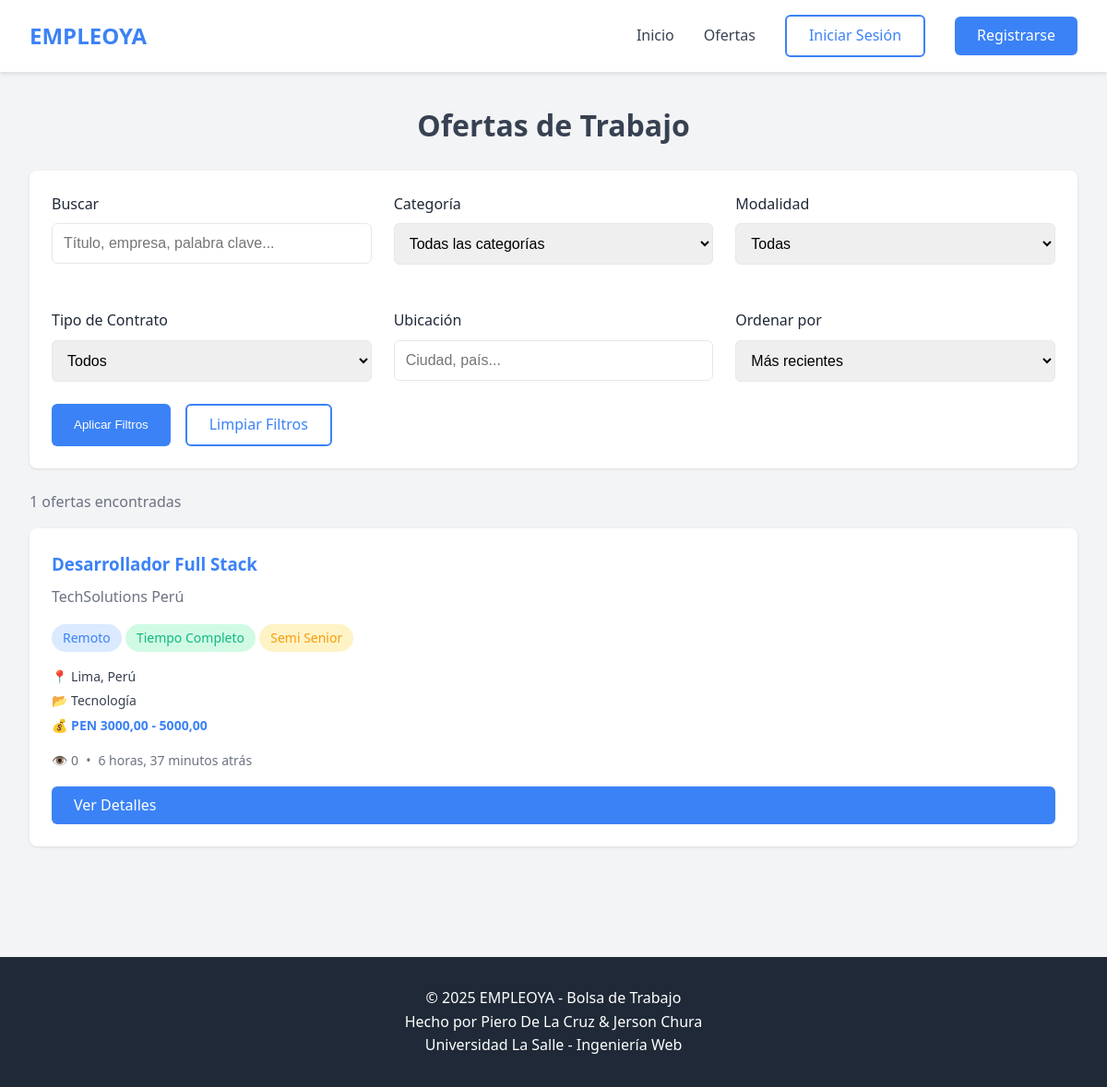
Screenshot of /ofertas/ with the database file from the repository.
### MyWebApps/models.py (models this page shows, shortened)
class OfertaTrabajo(models.Model):
    MODALIDAD_CHOICES = [
        ('presencial', 'Presencial'),
        ('remoto', 'Remoto'),
        ('hibrido', 'Híbrido'),
    ]
    TIPO_CONTRATO_CHOICES = [
        ('tiempo_completo', 'Tiempo Completo'),
        ('medio_tiempo', 'Medio Tiempo'),
        ('por_proyecto', 'Por Proyecto'),
        ('freelance', 'Freelance'),
        ('practicas', 'Prácticas'),
        ('temporal', 'Temporal'),
    ]
    NIVEL_EXPERIENCIA_CHOICES = [
        ('sin_experiencia', 'Sin Experiencia'),
        ('junior', 'Junior'),
        ('semi_senior', 'Semi Senior'),
        ('senior', 'Senior'),
        ('lead', 'Lead/Experto'),
    ]
    ESTADO_CHOICES = [
        ('borrador', 'Borrador'),
        ('pendiente_aprobacion', 'Pendiente de Aprobación'),
        ('activa', 'Activa'),
        ('pausada', 'Pausada'),
        ('expirada', 'Expirada'),
        ('cerrada', 'Cerrada'),
    ]
    empresa = models.ForeignKey(
        Empresa,
        on_delete=models.CASCADE,
        related_name='ofertas',
        verbose_name='Empresa'
    )
    categoria = models.ForeignKey(
        Categoria,
        on_delete=models.SET_NULL,
        null=True,
        related_name='ofertas',
        verbose_name='Categoría'
    )
    titulo = models.CharField(max_length=200, verbose_name='Título')
    descripcion = models.TextField(verbose_name='Descripción')
    requisitos = models.TextField(blank=True, null=True, verbose_name='Requisitos')
    responsabilidades = models.TextField(blank=True, null=True, verbose_name='Responsabilidades')
    beneficios = models.TextField(blank=True, null=True, verbose_name='Beneficios')
    salario_min = models.DecimalField(
        max_digits=10,
        decimal_places=2,
        blank=True,
        null=True,
        verbose_name='Salario Mínimo'
    )
    salario_max = models.DecimalField(
        max_digits=10,
        decimal_places=2,
        blank=True,
        null=True,
        verbose_name='Salario Máximo'
    )
    moneda = models.CharField(max_length=3, default='PEN', verbose_name='Moneda')
    ubicacion = models.CharField(max_length=200, blank=True, null=True, verbose_name='Ubicación')
    modalidad = models.CharField(
        max_length=20,
        choices=MODALIDAD_CHOICES,
        verbose_name='Modalidad'
    )
    tipo_contrato = models.CharField(
        max_length=20,
        choices=TIPO_CONTRATO_CHOICES,
        verbose_name='Tipo de Contrato'
    )
    nivel_experiencia = models.CharField(
        max_length=20,
        choices=NIVEL_EXPERIENCIA_CHOICES,
        verbose_name='Nivel de Experiencia Requerido'
    )
    vacantes_disponibles = models.IntegerField(
        default=1,
        validators=[MinValueValidator(1)],
        verbose_name='Vacantes Disponibles'
    )
    fecha_publicacion = models.DateTimeField(blank=True, null=True, verbose_name='Fecha de Publicación')
    fecha_expiracion = models.DateTimeField(blank=True, null=True, verbose_name='Fecha de Expiración')
    fecha_inicio_deseada = models.DateField(blank=True, null=True, verbose_name='Fecha de Inicio Deseada')
    estado = models.CharField(
        max_length=30,
        choices=ESTADO_CHOICES,
        default='borrador',
        verbose_name='Estado'
    )
    aprobada_admin = models.BooleanField(default=False, verbose_name='Aprobada por Admin')
    fecha_aprobacion = models.DateTimeField(blank=True, null=True, verbose_name='Fecha de Aprobación')
    vistas = models.IntegerField(default=0, verbose_name='Número de Vistas')
    fecha_creacion = models.DateTimeField(auto_now_add=True, verbose_name='Fecha de Creación')
    fecha_actualizacion = models.DateTimeField(auto_now=True, verbose_name='Última Actualización')
    class Meta:
        db_table = 'oferta_trabajo'
        verbose_name = 'Oferta de Trabajo'
        verbose_name_plural = 'Ofertas de Trabajo'
        ordering = ['-fecha_publicacion', '-fecha_creacion']
        indexes = [
            models.Index(fields=['estado', 'fecha_publicacion']),
            models.Index(fields=['categoria', 'estado']),
            models.Index(fields=['modalidad', 'estado']),
        ]

class Empresa(models.Model):
    TAMANO_EMPRESA_CHOICES = [
        ('startup', 'Startup (1-10)'),
        ('pyme', 'PYME (11-50)'),
        ('mediana', 'Mediana (51-200)'),
        ('grande', 'Grande (201-1000)'),
        ('corporacion', 'Corporación (1000+)'),
    ]
    usuario = models.OneToOneField(
        Usuario,
        on_delete=models.CASCADE,
        related_name='empresa',
        verbose_name='Usuario'
    )
    nombre_empresa = models.CharField(max_length=200, verbose_name='Nombre de la Empresa')
    ruc = models.CharField(max_length=20, unique=True, null=True, blank=True, verbose_name='RUC')
    descripcion = models.TextField(blank=True, null=True, verbose_name='Descripción')
    sector = models.CharField(max_length=100, blank=True, null=True, verbose_name='Sector')
    ubicacion = models.CharField(max_length=200, blank=True, null=True, verbose_name='Ubicación')
    sitio_web = models.URLField(blank=True, null=True, verbose_name='Sitio Web')
    logo_url = models.CharField(max_length=500, blank=True, null=True, verbose_name='URL del Logo')
    tamaño_empresa = models.CharField(
        max_length=20,
        choices=TAMANO_EMPRESA_CHOICES,
        default='pyme',
        verbose_name='Tamaño de Empresa'
    )
    telefono_empresa = models.CharField(max_length=20, blank=True, null=True, verbose_name='Teléfono')
    verificada = models.BooleanField(default=False, verbose_name='Verificada')
    fecha_creacion = models.DateTimeField(auto_now_add=True, verbose_name='Fecha de Creación')
    fecha_actualizacion = models.DateTimeField(auto_now=True, verbose_name='Última Actualización')
    class Meta:
        db_table = 'empresa'
        verbose_name = 'Empresa'
        verbose_name_plural = 'Empresas'
        ordering = ['-fecha_creacion']

class Categoria(models.Model):
    nombre = models.CharField(max_length=100, unique=True, verbose_name='Nombre')
    descripcion = models.TextField(blank=True, null=True, verbose_name='Descripción')
    icono = models.CharField(max_length=50, blank=True, null=True, verbose_name='Icono')
    activa = models.BooleanField(default=True, verbose_name='Activa')
    fecha_creacion = models.DateTimeField(auto_now_add=True, verbose_name='Fecha de Creación')
    class Meta:
        db_table = 'categoria'
        verbose_name = 'Categoría'
        verbose_name_plural = 'Categorías'
        ordering = ['nombre']

### MyWebApps/views.py (the view)
# urls.py: path('ofertas/', views.ofertas_lista, name='ofertas_lista'),
def ofertas_lista(request):
    ofertas = OfertaTrabajo.objects.filter(
        estado='activa',
        aprobada_admin=True
    ).select_related('empresa', 'categoria')
    search = request.GET.get('search', '')
    categoria_id = request.GET.get('categoria', '')
    modalidad = request.GET.get('modalidad', '')
    ubicacion = request.GET.get('ubicacion', '')
    tipo_contrato = request.GET.get('tipo_contrato', '')
    if search:
        ofertas = ofertas.filter(
            Q(titulo__icontains=search) |
            Q(descripcion__icontains=search) |
            Q(empresa__nombre_empresa__icontains=search)
        )
    if categoria_id:
        ofertas = ofertas.filter(categoria_id=categoria_id)
    if modalidad:
        ofertas = ofertas.filter(modalidad=modalidad)
    if ubicacion:
        ofertas = ofertas.filter(ubicacion__icontains=ubicacion)
    if tipo_contrato:
        ofertas = ofertas.filter(tipo_contrato=tipo_contrato)
    orden = request.GET.get('orden', '-fecha_publicacion')
    ofertas = ofertas.order_by(orden)
    paginator = Paginator(ofertas, 12)
    page_number = request.GET.get('page', 1)
    page_obj = paginator.get_page(page_number)
    categorias = Categoria.objects.filter(activa=True)
    context = {
        'page_obj': page_obj,
        'categorias': categorias,
        'search': search,
        'categoria_id': categoria_id,
        'modalidad': modalidad,
        'ubicacion': ubicacion,
        'tipo_contrato': tipo_contrato,
        'orden': orden,
    }
    return render(request, 'MyWebApps/ofertas_lista.html', context)

### MyWebApps/templates/MyWebApps/ofertas_lista.html (shortened to what this page needs)
{% extends 'MyWebApps/base.html' %}
{% block content %}
<div class="container">
    <h1 class="text-center mb-3">Ofertas de Trabajo</h1>
    <div class="card mb-3">
        <form method="GET" action="{% url 'ofertas_lista' %}">
            <div class="grid grid-2">
                <div class="form-group">
                    <label for="search" class="form-label">Buscar</label>
                    <input
                        type="text"
                        id="search"
                        name="search"
                        class="form-control"
                        placeholder="Título, empresa, palabra clave..."
                        value="{{ search }}"
                    >
                </div>
                <div class="form-group">
                    <label for="categoria" class="form-label">Categoría</label>
                    <select id="categoria" name="categoria" class="form-control">
                        <option value="">Todas las categorías</option>
                    </select>
                </div>
                <div class="form-group">
                    <label for="modalidad" class="form-label">Modalidad</label>
                    <select id="modalidad" name="modalidad" class="form-control">
                        <option value="">Todas</option>
                    </select>
                </div>
                <div class="form-group">
                    <label for="tipo_contrato" class="form-label">Tipo de Contrato</label>
                    <select id="tipo_contrato" name="tipo_contrato" class="form-control">
                        <option value="">Todos</option>
                    </select>
                </div>
                <div class="form-group">
                    <label for="ubicacion" class="form-label">Ubicación</label>
                    <input
                        type="text"
                        id="ubicacion"
                        name="ubicacion"
                        class="form-control"
                        placeholder="Ciudad, país..."
                        value="{{ ubicacion }}"
                    >
                </div>
                <div class="form-group">
                    <label for="orden" class="form-label">Ordenar por</label>
                    <select id="orden" name="orden" class="form-control">
                        <option value="-fecha_publicacion" {% if orden == '-fecha_publicacion' %}selected{% endif %}>Más recientes</option>
                    </select>
                </div>
            </div>
            <div style="display: flex; gap: 1rem;">
                <button type="submit" class="btn btn-primary">Aplicar Filtros</button>
                <a href="{% url 'ofertas_lista' %}" class="btn btn-outline">Limpiar Filtros</a>
            </div>
        </form>
    </div>
    <p class="text-muted mb-2">{{ page_obj.paginator.count }} ofertas encontradas</p>
    <div class="grid grid-2">
        {% for oferta in page_obj %}
        <div class="card">
            <div style="margin-bottom: 1rem;">
                <h3 style="margin-bottom: 0.5rem;">
                    <a href="{% url 'oferta_detalle' oferta.id %}" style="color: var(--primary); text-decoration: none;">
                        {{ oferta.titulo }}
                    </a>
                </h3>
                <p class="text-muted" style="margin: 0;">{{ oferta.empresa.nombre_empresa }}</p>
            </div>
            <div style="margin-bottom: 1rem;">
                <span class="badge badge-primary">{{ oferta.get_modalidad_display }}</span>
                <span class="badge badge-success">{{ oferta.get_tipo_contrato_display }}</span>
                <span class="badge badge-warning">{{ oferta.get_nivel_experiencia_display }}</span>
            </div>
            <div style="font-size: 0.875rem; color: var(--text); margin-bottom: 1rem;">
                <p style="margin: 0.25rem 0;">📍 {{ oferta.ubicacion }}</p>
                <p style="margin: 0.25rem 0;">📂 {{ oferta.categoria.nombre }}</p>
                {% if oferta.salario_min and oferta.salario_max %}
                <p style="margin: 0.25rem 0; font-weight: 600; color: var(--primary);">
                    💰 {{ oferta.moneda }} {{ oferta.salario_min }} - {{ oferta.salario_max }}
                </p>
                {% endif %}
            </div>
            <div style="display: flex; gap: 0.5rem; font-size: 0.875rem; color: #6b7280; margin-bottom: 1rem;">
                <span>👁️ {{ oferta.vistas }}</span>
                <span>•</span>
                <span>{{ oferta.fecha_publicacion|timesince }} atrás</span>
            </div>
            <a href="{% url 'oferta_detalle' oferta.id %}" class="btn btn-primary" style="width: 100%;">
                Ver Detalles
            </a>
        </div>
        {% empty %}
        <div class="card" style="grid-column: 1 / -1; text-align: center; padding: 3rem;">
            <p class="text-muted">No se encontraron ofertas con los filtros seleccionados</p>
            <a href="{% url 'ofertas_lista' %}" class="btn btn-outline mt-2">Ver todas las ofertas</a>
        </div>
        {% endfor %}
    </div>
</div>
{% endblock %}

### MyWebApps/templates/MyWebApps/base.html (style rules this page uses)
* { margin: 0; padding: 0; box-sizing: border-box; }
:root { --primary: #3b82f6; --primary-dark: #2563eb; --secondary: #10b981; --danger: #ef4444; --warning: #f59e0b; --dark: #1f2937; --light: #f3f4f6; --white: #ffffff; --text: #374151; --border: #e5e7eb; }
body { font-family: 'Segoe UI', Tahoma, Geneva, Verdana, sans-serif; line-height: 1.6; color: var(--text); background-color: var(--light); }
.btn { padding: 0.5rem 1.5rem; border: none; border-radius: 0.375rem; font-weight: 500; cursor: pointer; text-decoration: none; display: inline-block; transition: all 0.3s; }
.btn-primary { background-color: var(--primary); color: var(--white); }
.btn-outline { background-color: transparent; color: var(--primary); border: 2px solid var(--primary); }
.container { max-width: 1200px; margin: 0 auto; padding: 2rem; }
.card { background-color: var(--white); border-radius: 0.5rem; box-shadow: 0 1px 3px rgba(0,0,0,0.1); padding: 1.5rem; margin-bottom: 1.5rem; }
.grid { display: grid; gap: 1.5rem; }
.grid-2 { grid-template-columns: repeat(auto-fit, minmax(300px, 1fr)); }
.form-group { margin-bottom: 1.5rem; }
.form-label { display: block; margin-bottom: 0.5rem; font-weight: 500; color: var(--dark); }
.form-control { width: 100%; padding: 0.75rem; border: 1px solid var(--border); border-radius: 0.375rem; font-size: 1rem; }
select.form-control { cursor: pointer; }
.badge { display: inline-block; padding: 0.25rem 0.75rem; border-radius: 9999px; font-size: 0.875rem; font-weight: 500; }
.badge-primary { background-color: #dbeafe; color: var(--primary); }
.badge-success { background-color: #d1fae5; color: var(--secondary); }
.badge-warning { background-color: #fef3c7; color: var(--warning); }
.text-center { text-align: center; }
.mb-2 { margin-bottom: 1rem; }
.mb-3 { margin-bottom: 1.5rem; }
.text-muted { color: #6b7280; }

### rows the page displays
OfertaTrabajo: titulo "Desarrollador Full Stack", empresa.nombre_empresa "TechSolutions Perú", modalidad "Remoto", tipo_contrato "Tiempo Completo", nivel_experiencia "Semi Senior", ubicacion "Lima, Perú", categoria.nombre "Tecnología", moneda "PEN", salario_min "3000,00", salario_max "5000,00", vistas "0", fecha_publicacion "6 horas, 37 minutos"

### other values shown
{{ page_obj.paginator.count }} "1"
